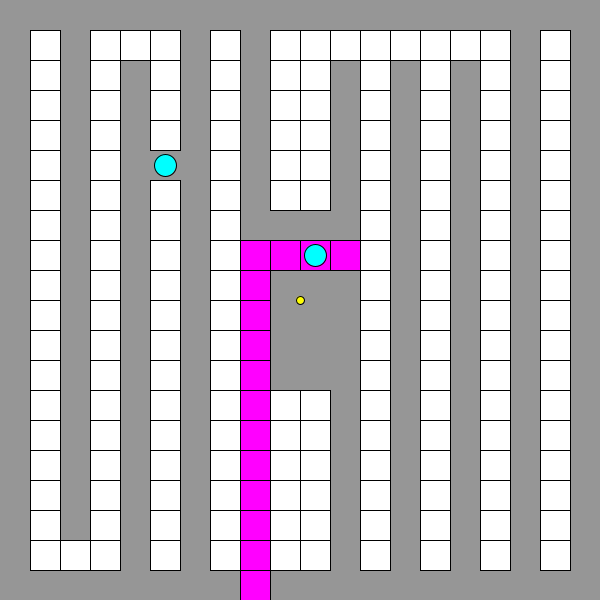
Frame 1 (no input)
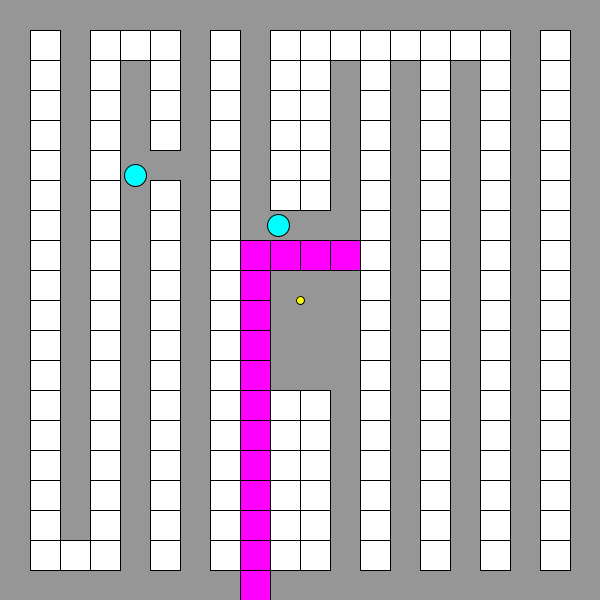
Frame 60 (the mouse pressed at the canvas centre just before this capture)
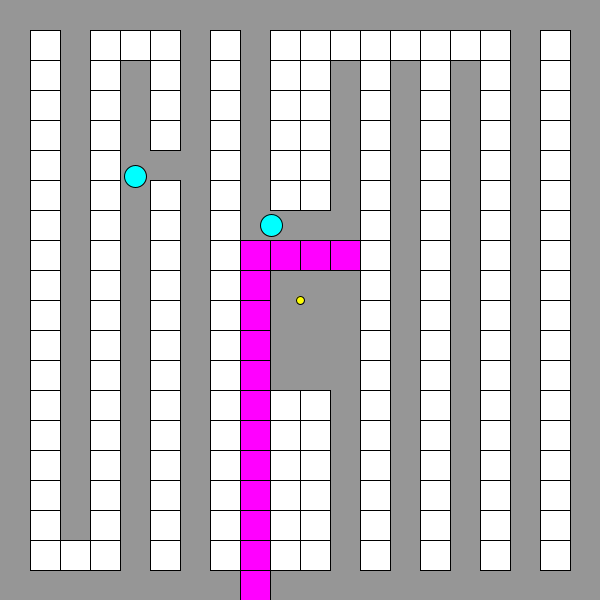
Frame 120 (the mouse held since frame 60 and released just before this capture)

The Processing sketch that drew these frames (run headless with seeded random() and noise(); from frame 60 on, the mouse is pressed at the canvas centre):

// Processing sketch: week14_3_enemy_create
// ── week14_3_enemy_create.pde
class Bomb{
  int gx,gy;
  int startTime;
  boolean playerLeft = false;
}
class Fire{
  int gx,gy;
  int startTime;
}
class Enemy {
  int gx, gy;        
  int dir;           
  int moveTime;      
  boolean alive = true;

  
  int startTime;     
  int startGX, startGY; 
  int targetGX, targetGY;
  boolean moving = false;

  Enemy(int gx, int gy) {
    this.gx = gx;
    this.gy = gy;
    pickRandomDir();
    moveTime = millis() + 300;
  }

  void pickRandomDir() {
    dir = int(random(4));
  }

  void update() {
    if (!alive) return;


    if (moving) {
      float t = (millis() - startTime) / 300.0;
      if (t >= 1) {
        gx = targetGX;
        gy = targetGY;
        moving = false;
      }
      return;
    }

    if (millis() < moveTime) return;
    moveTime = millis() + 300;

    pickRandomDir();
    int nx = gx;
    int ny = gy;
    
    if (dir == 0) nx++;
    if (dir == 1) nx--;
    if (dir == 2) ny++;
    if (dir == 3) ny--;

    if (nx < 0 || nx >= 20 || ny < 0 || ny >= 20 || walls[nx][ny] != 0) {
      pickRandomDir();
      return;
    }

    startTime = millis();
    startGX = gx;
    startGY = gy;
    targetGX = nx;
    targetGY = ny;
    moving = true;
  }

  void show() {
    if (!alive) return;

    float px = gx * 30 + 15;
    float py = gy * 30 + 15;

    if (moving) {
      float t = (millis() - startTime) / 300.0;
      t = constrain(t, 0, 1);
      px = lerp(startGX * 30 + 15, targetGX * 30 + 15, t);
      py = lerp(startGY * 30 + 15, targetGY * 30 + 15, t);
    }

    fill(0, 255, 255);
    ellipse(px, py, 22, 22);
  }
}

int PlayerX,PlayerY,dx=0,dy=0,BlockX,BlockY;
ArrayList<Bomb>bombs = new ArrayList<Bomb>();
ArrayList<Fire>fires = new ArrayList<Fire>();
ArrayList<Enemy>enemies = new ArrayList<Enemy>();
int [][] walls = {  
  {0, 0, 0, 0, 0, 0, 0, 0, 0, 0, 0, 0, 0, 0, 0, 0, 0, 0, 0, 0}, 
  {0, 1, 1, 1, 1, 1, 1, 1, 1, 1, 1, 1, 1, 1, 1, 1, 1, 1, 1, 0},
  {0, 0, 0, 0, 0, 0, 0, 0, 0, 0, 0, 0, 0, 0, 0, 0, 0, 0, 1, 0},
  {0, 1, 1, 1, 1, 1, 1, 1, 1, 1, 1, 1, 1, 1, 1, 1, 1, 1, 1, 0}, 
  {0, 1, 0, 0, 0, 0, 0, 0, 0, 0, 0, 0, 0, 0, 0, 0, 0, 0, 0, 0}, 
  {0, 1, 1, 1, 1, 0, 1, 1, 1, 1, 1, 1, 1, 1, 1, 1, 1, 1, 1, 0}, 
  {0, 0, 0, 0, 0, 0, 0, 0, 0, 0, 0, 0, 0, 0, 0, 0, 0, 0, 0, 0}, 
  {0, 1, 1, 1, 1, 1, 1, 1, 1, 1, 1, 1, 1, 1, 1, 1, 1, 1, 1, 0},
  {0, 0, 0, 0, 0, 0, 0, 0, 3, 3, 3, 3, 3, 3, 3, 3, 3, 3, 3, 3}, 
  {0, 1, 1, 1, 1, 1, 1, 0, 3, 0, 0, 0, 0, 1, 1, 1, 1, 1, 1, 0}, 
  {0, 1, 1, 1, 1, 1, 1, 0, 3, 0, 0, 0, 0, 1, 1, 1, 1, 1, 1, 0}, 
  {0, 1, 0, 0, 0, 0, 0, 0, 3, 0, 0, 0, 0, 0, 0, 0, 0, 0, 0, 0}, 
  {0, 1, 1, 1, 1, 1, 1, 1, 1, 1, 1, 1, 1, 1, 1, 1, 1, 1, 1, 0}, 
  {0, 1, 0, 0, 0, 0, 0, 0, 0, 0, 0, 0, 0, 0, 0, 0, 0, 0, 0, 0},
  {0, 1, 1, 1, 1, 1, 1, 1, 1, 1, 1, 1, 1, 1, 1, 1, 1, 1, 1, 0}, 
  {0, 1, 0, 0, 0, 0, 0, 0, 0, 0, 0, 0, 0, 0, 0, 0, 0, 0, 0, 0},
  {0, 1, 1, 1, 1, 1, 1, 1, 1, 1, 1, 1, 1, 1, 1, 1, 1, 1, 1, 0}, 
  {0, 0, 0, 0, 0, 0, 0, 0, 0, 0, 0, 0, 0, 0, 0, 0, 0, 0, 0, 0}, 
  {0, 1, 1, 1, 1, 1, 1, 1, 1, 1, 1, 1, 1, 1, 1, 1, 1, 1, 1, 0}, 
  {0, 0, 0, 0, 0, 0, 0, 0, 0, 0, 0, 0, 0, 0, 0, 0, 0, 0, 0, 0},
};
void checkplayerleave(){
  int pgx=PlayerX/30;
  int pgy=PlayerY/30;
  for(Bomb b:bombs){
    if(b.gx!=pgx||b.gy!=pgy)b.playerLeft=true;
  }
}
void placebomb(){
  Bomb b = new Bomb();
  b.gx=PlayerX/30;
  b.gy=PlayerY/30;
  b.startTime = millis();
  walls[b.gx][b.gy]=2;
  bombs.add(b);
}
void updateBombs(){
  for(int i=bombs.size()-1;i>=0;i--){
    Bomb b = bombs.get(i);
    if(millis()-b.startTime>=2000){
      explode(b.gx,b.gy);
      bombs.remove(i);
    }
  }
}
void showfires(){
  //noStroke();
  fill(255, 150, 0, 180);
  for(Fire f:fires){
    rect(f.gx*30,f.gy*30,30,30);
  }
}
void updateFires(){
  for(int i=fires.size()-1;i>=0;i--){
    Fire f = fires.get(i);
    if(millis()-f.startTime>=200){
      fires.remove(i);
    }
  }
  int PlayerGx = PlayerX/30;
  int PlayerGy = PlayerY/30;
  for(Fire f:fires){
    if(f.gx==PlayerGx&&f.gy==PlayerGy){
      println("GameOver");
      noLoop();
    }
  }
  for(Enemy e:enemies){
    if(!e.alive)continue;
    for(Fire f:fires){
      if(e.gx==f.gx&&e.gy==f.gy){
        e.alive=false;
      }
    }
  }
}
int r=2;
void explode(int gx,int gy){
  walls[gx][gy] = 0;
  int [][]dir = {{1,0},{0,1},{-1,0},{0,-1}};
    for(int[]d:dir){
      for(int i=0;i<=r;i++){
        Fire f=new Fire();
        int nx=gx+d[0]*i;
        int ny=gy+d[1]*i;
        if(nx < 0 || nx >= 20 || ny < 0 || ny >= 20) break;
        if(walls[nx][ny]==1)break;
        f.gx=nx;
        f.gy=ny;
        f.startTime=millis();
        fires.add(f);
        if(walls[nx][ny]==3){
          walls[nx][ny]=0;
          break;
        }
      }
    }
}


void setup(){
  size(600,600);
  PlayerX=300;
  PlayerY=300;
  enemies.add(new Enemy(5, 5));
  enemies.add(new Enemy(10, 8));
}
void draw(){
  BlockX=(PlayerX+dx)/30;
  BlockY=(PlayerY+dy)/30;
  checkplayerleave();
  updateBombs();
  updateFires();
  for (Enemy e : enemies) e.update();
  background(150);
  for(int i=0; i<20; i++){  
    for(int j=0; j<20; j++){ 
      if(walls[i][j]==1){
        fill(255);
        rect(i*30, j*30, 30, 30);
       }
       if(walls[i][j]==2){
        fill(255,255,0);
        rect(i*30, j*30, 30, 30);
       }
       if(walls[i][j]==3){
        fill(255,0,255);
        rect(i*30, j*30, 30, 30);
       }
      }
     }
   showfires();
   boolean canmove=false;
  if(PlayerX+dx>=0&&PlayerX+dx<=599&&PlayerY+dy>=0&&PlayerY+dy<=599&&walls[BlockX][BlockY]==0){
        canmove=true;
  }
  for(Bomb b:bombs){
    if(b.gx==BlockX&&b.gy==BlockY&&b.playerLeft==false)canmove=true;
  }
  if(canmove){
    PlayerX+=dx;
    PlayerY+=dy;
  }
  for (Enemy e : enemies) e.show();
  fill(255,255,0);
  ellipse(PlayerX,PlayerY,8,8);
}
void keyPressed(){
  if(keyCode==LEFT)dx=-1;
  if(keyCode==RIGHT)dx=1;
  if(keyCode==UP)dy=-1;
  if(keyCode==DOWN)dy=1;
  if(keyCode==' ')placebomb();
}
void keyReleased(){
  if(keyCode==LEFT)dx=0;
  if(keyCode==RIGHT)dx=0;
  if(keyCode==UP)dy=0;
  if(keyCode==DOWN)dy=0;
}
